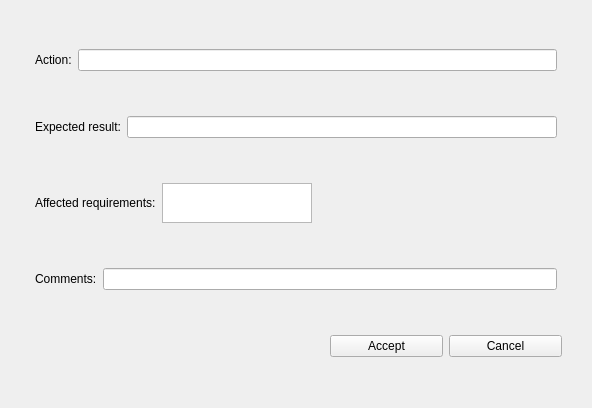
<?xml version="1.0" encoding="UTF-8"?>
<ui version="4.0">
 <class>add_step</class>
 <widget class="QWidget" name="add_step">
  <property name="geometry">
   <rect>
    <x>0</x>
    <y>0</y>
    <width>592</width>
    <height>408</height>
   </rect>
  </property>
  <property name="windowTitle">
   <string>Form</string>
  </property>
  <layout class="QVBoxLayout" name="verticalLayout">
   <property name="leftMargin">
    <number>30</number>
   </property>
   <property name="topMargin">
    <number>10</number>
   </property>
   <property name="rightMargin">
    <number>30</number>
   </property>
   <item>
    <layout class="QHBoxLayout" name="hlayout_action">
     <property name="leftMargin">
      <number>5</number>
     </property>
     <property name="rightMargin">
      <number>5</number>
     </property>
     <item>
      <widget class="QLabel" name="lbl_action">
       <property name="text">
        <string>Action:</string>
       </property>
      </widget>
     </item>
     <item>
      <widget class="QLineEdit" name="le_action"/>
     </item>
    </layout>
   </item>
   <item>
    <layout class="QHBoxLayout" name="hlayout_expected">
     <property name="leftMargin">
      <number>5</number>
     </property>
     <property name="rightMargin">
      <number>5</number>
     </property>
     <item>
      <widget class="QLabel" name="lbl_expected_result">
       <property name="text">
        <string>Expected result:</string>
       </property>
      </widget>
     </item>
     <item>
      <widget class="QLineEdit" name="le_expected_result"/>
     </item>
    </layout>
   </item>
   <item>
    <layout class="QHBoxLayout" name="hlayout_requirements" stretch="0,0">
     <property name="leftMargin">
      <number>5</number>
     </property>
     <property name="rightMargin">
      <number>250</number>
     </property>
     <item>
      <widget class="QLabel" name="lbl_requirement">
       <property name="text">
        <string>Affected requirements:</string>
       </property>
      </widget>
     </item>
     <item>
      <widget class="QListWidget" name="lw_requirements">
       <property name="sizePolicy">
        <sizepolicy hsizetype="Maximum" vsizetype="Maximum">
         <horstretch>0</horstretch>
         <verstretch>0</verstretch>
        </sizepolicy>
       </property>
       <property name="minimumSize">
        <size>
         <width>150</width>
         <height>25</height>
        </size>
       </property>
       <property name="maximumSize">
        <size>
         <width>300</width>
         <height>40</height>
        </size>
       </property>
      </widget>
     </item>
    </layout>
   </item>
   <item>
    <layout class="QHBoxLayout" name="hlayout_comment">
     <property name="leftMargin">
      <number>5</number>
     </property>
     <property name="rightMargin">
      <number>5</number>
     </property>
     <item>
      <widget class="QLabel" name="lbl_comments">
       <property name="text">
        <string>Comments:</string>
       </property>
      </widget>
     </item>
     <item>
      <widget class="QLineEdit" name="le_comments"/>
     </item>
    </layout>
   </item>
   <item>
    <layout class="QHBoxLayout" name="hlayout_btn_step">
     <property name="leftMargin">
      <number>300</number>
     </property>
     <property name="bottomMargin">
      <number>0</number>
     </property>
     <item>
      <widget class="QPushButton" name="btn_accept">
       <property name="text">
        <string>Accept</string>
       </property>
      </widget>
     </item>
     <item>
      <widget class="QPushButton" name="btn_cancel">
       <property name="text">
        <string>Cancel</string>
       </property>
      </widget>
     </item>
    </layout>
   </item>
  </layout>
 </widget>
 <resources/>
 <connections/>
</ui>
